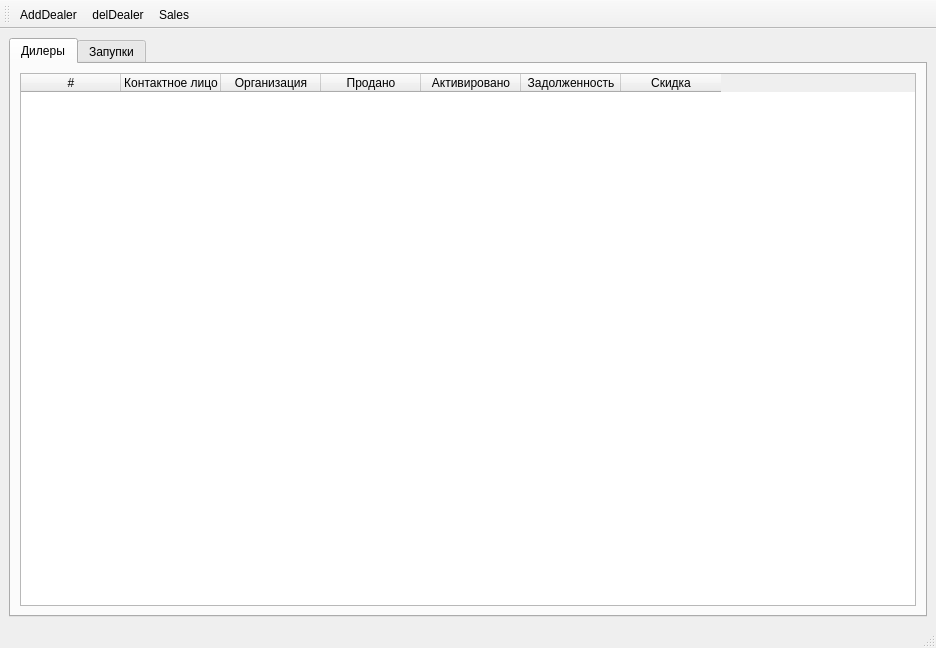
<ui version="4.0" >
 <class>MainWindow</class>
 <widget class="QMainWindow" name="MainWindow" >
  <property name="geometry" >
   <rect>
    <x>0</x>
    <y>0</y>
    <width>936</width>
    <height>648</height>
   </rect>
  </property>
  <property name="windowTitle" >
   <string>MainWindow</string>
  </property>
  <widget class="QWidget" name="centralwidget" >
   <layout class="QGridLayout" name="gridLayout" >
    <item row="0" column="0" >
     <widget class="QTabWidget" name="tabWidget" >
      <property name="currentIndex" >
       <number>0</number>
      </property>
      <widget class="QWidget" name="tab_dealers" >
       <attribute name="title" >
        <string>Дилеры</string>
       </attribute>
       <layout class="QGridLayout" name="gridLayout_2" >
        <item row="0" column="0" >
         <widget class="QTableWidget" name="tableWidget" >
          <column>
           <property name="text" >
            <string>#</string>
           </property>
          </column>
          <column>
           <property name="text" >
            <string>Контактное лицо</string>
           </property>
          </column>
          <column>
           <property name="text" >
            <string>Организация</string>
           </property>
          </column>
          <column>
           <property name="text" >
            <string>Продано</string>
           </property>
          </column>
          <column>
           <property name="text" >
            <string>Активировано</string>
           </property>
          </column>
          <column>
           <property name="text" >
            <string>Задолженность</string>
           </property>
          </column>
          <column>
           <property name="text" >
            <string>Скидка</string>
           </property>
          </column>
         </widget>
        </item>
       </layout>
      </widget>
      <widget class="QWidget" name="tab_sales" >
       <attribute name="title" >
        <string>Запупки</string>
       </attribute>
       <layout class="QGridLayout" name="gridLayout_3" >
        <item row="0" column="0" >
         <widget class="QTableWidget" name="tableWidget_sales" />
        </item>
       </layout>
      </widget>
     </widget>
    </item>
   </layout>
  </widget>
  <widget class="QToolBar" name="toolBar" >
   <property name="windowTitle" >
    <string>toolBar</string>
   </property>
   <attribute name="toolBarArea" >
    <enum>TopToolBarArea</enum>
   </attribute>
   <attribute name="toolBarBreak" >
    <bool>false</bool>
   </attribute>
   <addaction name="actionAddDealer" />
   <addaction name="actionDelDealer" />
   <addaction name="actionSales" />
  </widget>
  <widget class="QStatusBar" name="statusBar" />
  <action name="actionAddDealer" >
   <property name="icon" >
    <iconset>
     <normaloff>../images/add.png</normaloff>../images/add.png</iconset>
   </property>
   <property name="text" >
    <string>AddDealer</string>
   </property>
  </action>
  <action name="actionDelDealer" >
   <property name="icon" >
    <iconset>
     <normaloff>../images/del.png</normaloff>../images/del.png</iconset>
   </property>
   <property name="text" >
    <string>delDealer</string>
   </property>
  </action>
  <action name="actionSales" >
   <property name="icon" >
    <iconset>
     <normaloff>../images/open.png</normaloff>../images/open.png</iconset>
   </property>
   <property name="text" >
    <string>Sales</string>
   </property>
  </action>
 </widget>
 <resources/>
 <connections/>
</ui>
